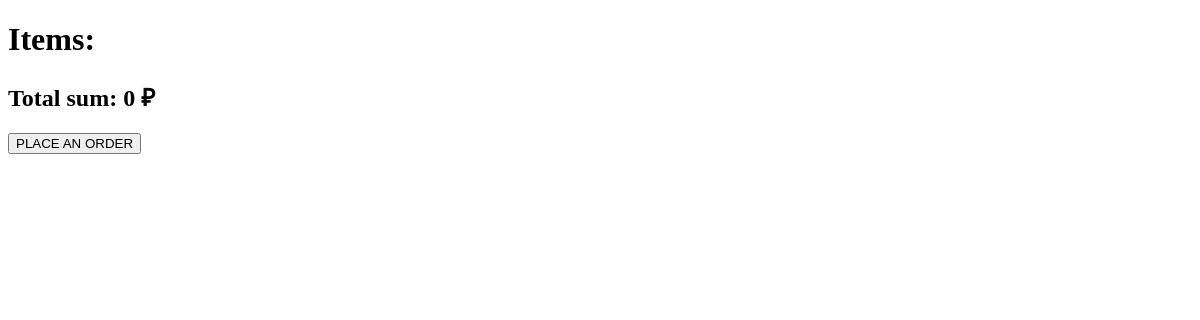
Before: /order-create/ with the older database file.
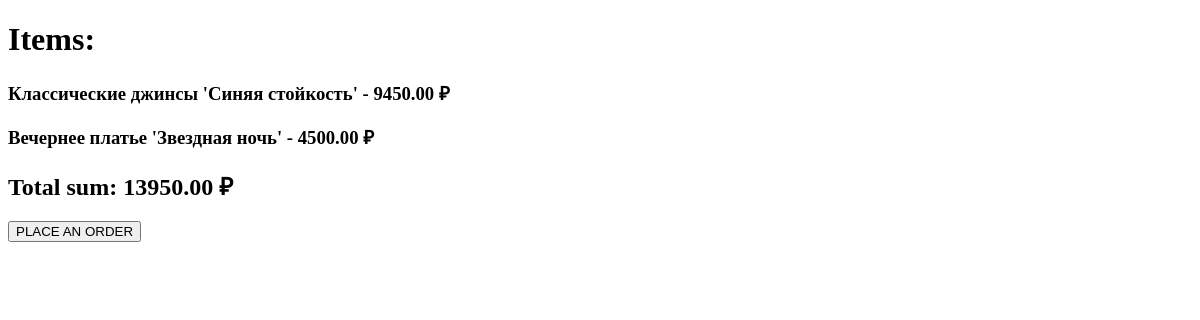
After: the same page with the newer database file.
### item/models.py (models this page shows, shortened)
class Order(models.Model):
    items = models.ForeignKey(Item, on_delete=models.CASCADE)
    objects = OrderQuerySet.as_manager()

class Item(models.Model):
    name = models.CharField(max_length=150)
    description = models.TextField()
    price = models.DecimalField(max_digits=8, decimal_places=2)
    stripe_item_price_id = models.CharField(max_length=128, blank=True, null=True)

### item/views.py (the view, shortened to what this page needs)
# urls.py: path('order-create/', OrderCreateApi.as_view(), name='order_create'),
class OrderCreateApi(APIView):
    renderer_classes = [TemplateHTMLRenderer]
    template_name = 'item/order.html'
    def get(self, request):
        orders = Order.objects.all()
        return Response({'orders': orders})

### item/models.py (called while the page is built)
    def total_sum(self):
        return sum(order.items.price for order in self)

### item/templates/item/order.html (shortened to what this page needs)
{% extends 'base.html' %}
{% block content %}
<h1>Items:</h1>
<form action="{% url 'item:order_create' %}" method="post">
    {% for order in orders %}
    <h3>{{ order.items.name }} - {{ order.items.price }} ₽</h3>
    {% endfor %}
    <h2>Total sum: {{ orders.total_sum }} ₽</h2>
    <a><button type="submit">PLACE AN ORDER</button></a>
</form>
{% endblock %}

### item/templates/base.html (shortened to what this page needs)
<!DOCTYPE html>
<html lang="en">
<head>
</head>
<body>
    {% block content %}
    {% endblock %}
</body>
</html>

Changed rows visible on the page:
added Order: items.name "Классические джинсы 'Синяя стойкость'", items.price "9450.00", total_sum "13950.00"
added Order: items.name "Вечернее платье 'Звездная ночь'", items.price "4500.00"
Other visible differences:
{{ orders.total_sum }}: "0" → (not shown)
